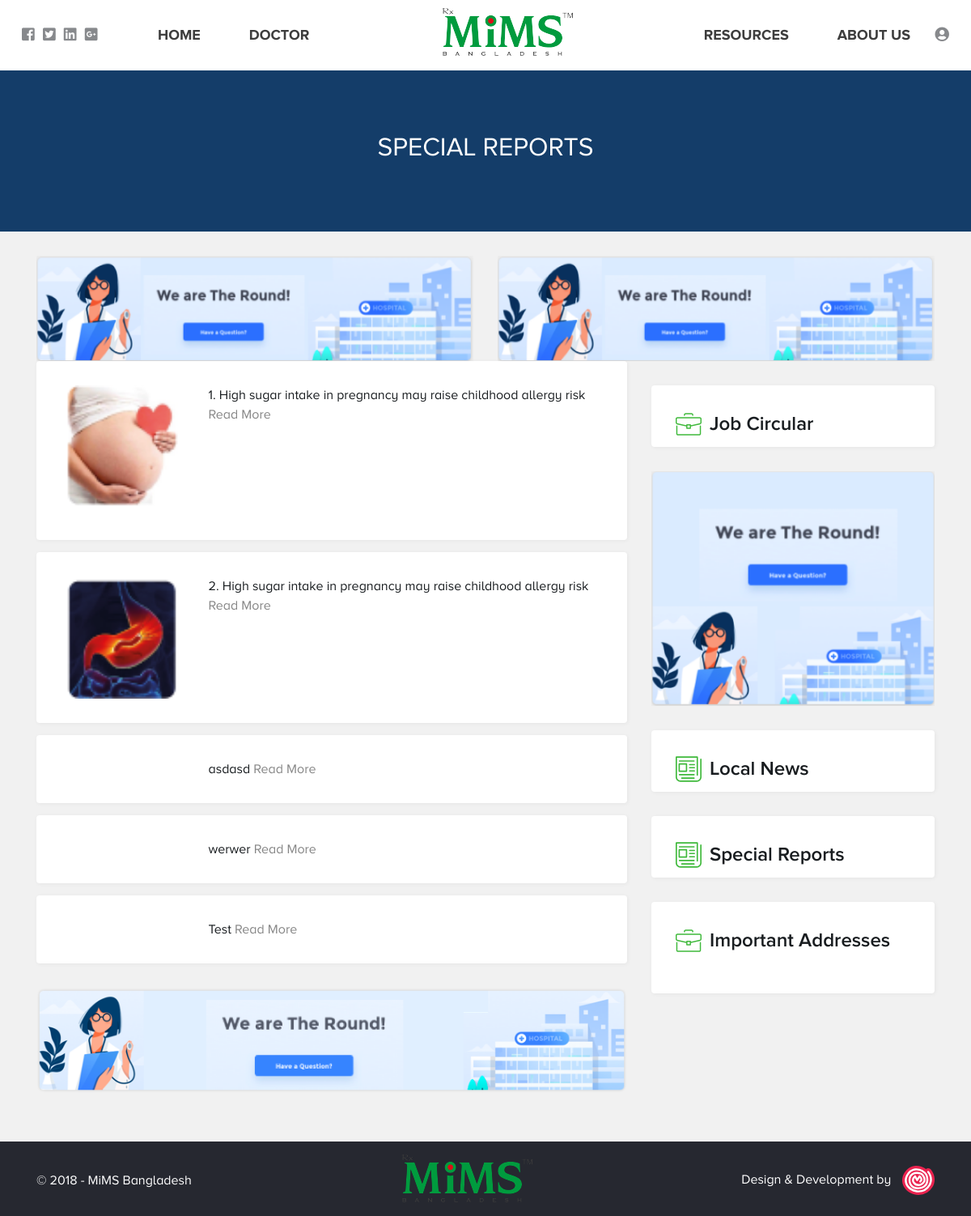
/index.php/specialreports/getAllLocalSpecialReports, run on an earlier commit of the app's database.
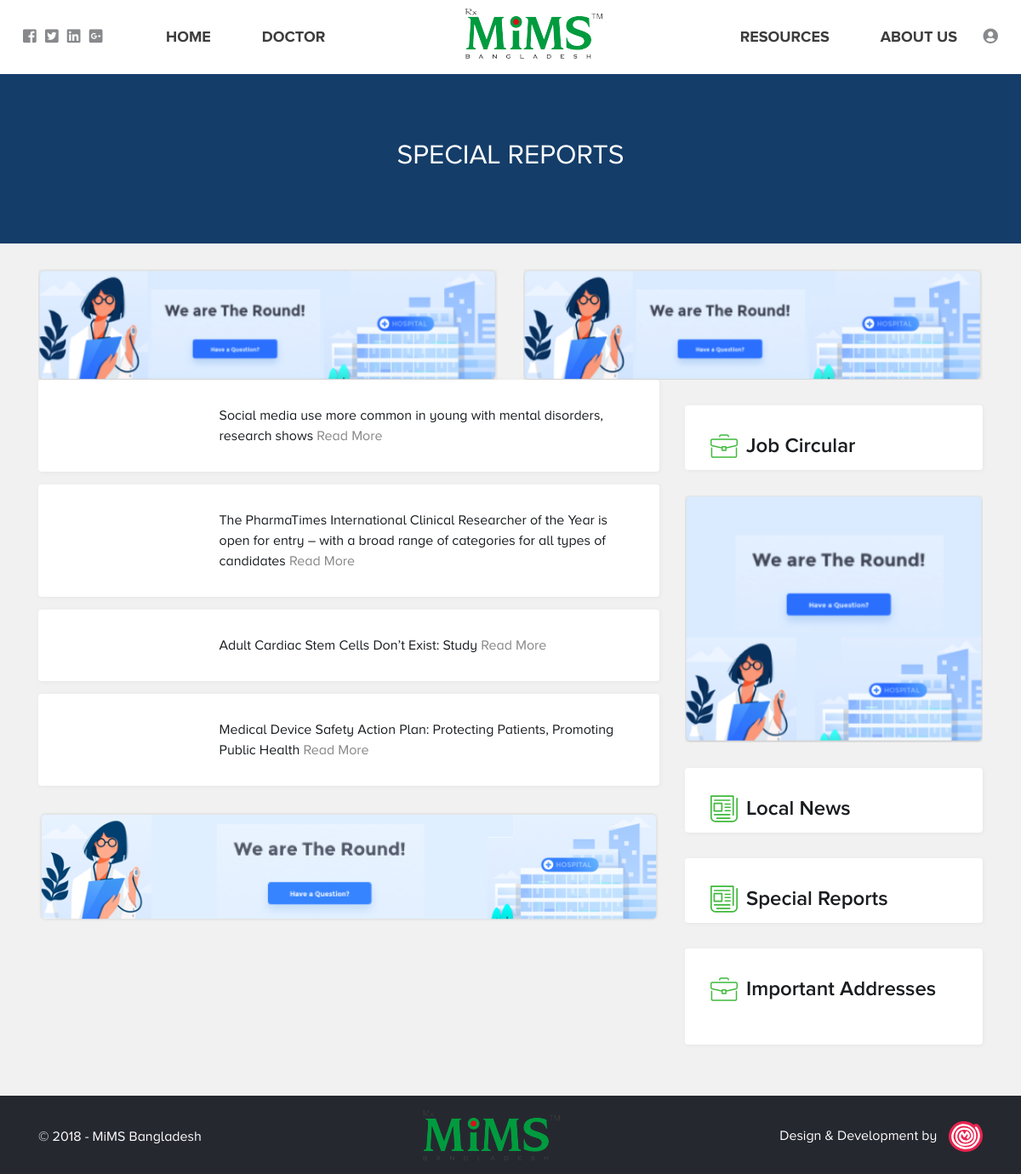
And on a later commit of the database.
### tables this page shows
CREATE TABLE `mims_specialreports` (
  `ID` bigint(20) NOT NULL,
  `Title` varchar(300) NOT NULL,
  `LinkAddress` varchar(300) NOT NULL,
  `ImagePath` varchar(300) DEFAULT NULL,
  `LastUpdate` timestamp NOT NULL DEFAULT CURRENT_TIMESTAMP,
  `CreatedBy` bigint(20) NOT NULL,
  `IsActive` tinyint(1) NOT NULL DEFAULT '1'
);

### application/controllers/SpecialReports.php (called while the page is built, shortened)
<?php defined('BASEPATH') OR exit('No direct script access allowed');
class SpecialReports extends CI_Controller {
    public function __construct() {
        $this->load->model('SpecialReports_model');
    }
    public function getAllLocalSpecialReports() {
        $data = array();
        list($data['AllSpecialReports'], $data['TotalSpecialReport']) = $this->SpecialReports_model->getAllActiveSpecialReports();
        $this->load->view('front-end/header');
        $this->load->view('js/frontend-common-script');
        $this->load->view('js/frontend-special-report-script');
        $this->load->view('front-end/local-special-reports', $data);
        $this->load->view('front-end/footer');
    }
}

### index.php (called while the page is built, shortened)
<?php
require_once BASEPATH.'core/CodeIgniter.php';

### application/models/SpecialReports_model.php (called while the page is built, shortened)
<?php if ( ! defined('BASEPATH')) exit('No direct script access allowed');
class SpecialReports_model extends GeneralData_model {
    public function getAllActiveSpecialReports() {
        $this->db->select('sr.ID, sr.Title, sr.LinkAddress, sr.ImagePath, sr.IsActive');
        $this->db->from('specialreports AS sr');
        $this->db->where('sr.IsActive', 1);
        $this->db->limit(config_item('per_page_special_report_number'));
        $special_report = $this->db->get()->result_array();
        $this->db->select('sr.ID');
        $this->db->from('specialreports AS sr');
        $this->db->where('sr.IsActive', 1);
        $result = $this->db->get()->result_array();
        return array($special_report, count($result));
    }
}

### application/views/front-end/local-special-reports.php (the view, shortened to what this page needs)
<div class="banner title-banner d-md-flex d-none">
    <h2>Special Reports</h2>
</div>
<div class="container">
    <div class="row">
        <div class="col-md-6 col-12">
            <div class="in-page-advert special-report-advert-top-left">
                <img src="<?php echo base_url();?>application/views/images/add-6.png" alt="">
            </div>
        </div>
        <div class="col-md-6 col-12">
            <div class="in-page-advert special-report-advert-top-right">
                <img src="<?php echo base_url();?>application/views/images/add-6.png" alt="">
            </div>
        </div>
    </div>
</div>
<div class="container">
    <div class="row">
        <div class="col-md-8 col-12">
            <div class="special-report-list container">
                <?php
                foreach ($AllSpecialReports AS $report) {
                    echo '<div class="news-item row">
                    <div class="news-thumb col-3">
                        <img src="'.base_url('SpecialReportImages/'.$report['ImagePath']).'" alt="">
                    </div>
                    <div class="news-info col-9">
                        <a class="news-title" href="'.$report['LinkAddress'].'" target="_blank">'.$report['Title'].'</a>
                        <a href="'.$report['LinkAddress'].'" target="_blank" class="read-more">Read More</a>
                    </div>
                </div>';
                }
                ?>
            </div>
            <div class="in-page-advert special-report-advert-bottom">
                <img src="<?php echo base_url();?>application/views/images/add-12.png" alt="">
            </div>
        </div>
        <div class="col-md-4 col-12">
            <div class="container">
                <div class="row">
                    <div class="content-section col-12" style="padding: 0; height: auto; max-height: none;">
                        <div class="section-header own-pad">
                            <span><img src="<?php echo base_url();?>application/views/images/icons/briefcase.svg" alt="*"></span>Job Circular
                        </div>
                    </div>
                </div>
                <div class="row">
                    <div class="in-page-advert side-col special-report-sidebar-advert">
                        <img src="<?php echo base_url();?>application/views/images/add-4.png" alt="">
                    </div>
                </div>
                <div class="row">
                    <div class="content-section col-12" style="padding: 0; height: auto; max-height: none;">
                        <div class="section-header own-pad">
                            <span><img src="<?php echo base_url();?>application/views/images/icons/newspaper.svg" alt="*"></span>Local News
                        </div>
                    </div>
                </div>
                <div class="row">
                    <div class="content-section col-12" style="padding: 0; height: auto; max-height: none;">
                        <div class="section-header own-pad">
                            <span><img src="<?php echo base_url();?>application/views/images/icons/newspaper.svg" alt="*"></span>Special Reports
                        </div>
                    </div>
                </div>
                <div class="row">
                    <div class="content-section col-12" style="padding: 0; max-height: none;">
                        <div class="section-header own-pad">
                            <span><img src="<?php echo base_url();?>application/views/images/icons/briefcase.svg" alt="*"></span>Important Addresses
                        </div>
                        <ul class="address-list sidebar-assress"></ul>
                    </div>
                </div>
            </div>
        </div>
    </div>
</div>

### application/views/front-end/header.php (shortened to what this page needs)
<!DOCTYPE html>
<html lang="en">
<head>
    <link rel="stylesheet" href="https://maxcdn.bootstrapcdn.com/bootstrap/4.0.0/css/bootstrap.min.css">
    <link rel="stylesheet" href="https://use.fontawesome.com/releases/v5.3.1/css/all.css">
    <link rel="stylesheet" href="https://use.fontawesome.com/releases/v5.3.1/css/all.css">
    <link rel="stylesheet" type="text/css" href="https://cdnjs.cloudflare.com/ajax/libs/slick-carousel/1.9.0/slick.min.css" />
    <link rel="stylesheet" type="text/css" href="https://cdnjs.cloudflare.com/ajax/libs/slick-carousel/1.9.0/slick-theme.min.css" />
    <link rel="stylesheet" href="<?php echo base_url();?>application/views/css/imageviewer.css">
    <link rel="stylesheet" href="<?php echo base_url();?>application/views/css/fonts/fonts.min.css">
    <link rel="stylesheet" href="<?php echo base_url();?>application/views/css/base.css">
</head>
<body>
<nav class="navbar navbar-expand-lg navbar-light justify-content-between home-top-nav">
    <a class="navbar-brand-centered" href="<?php echo site_url()?>">
        <img id="logo" src="<?php echo base_url().'application/views/';?>images/green-logo.png" alt="">
    </a>
    <div class="collapse navbar-collapse" id="navbarMenu">
        <div class="container d-flex justify-content-between navbar-container">
            <ul class="navbar-nav mr-auto mt-2 mt-lg-0 main-menu">
                <li id="mainMenuHome" class="nav-item">
                    <a class="nav-link mims-nav-link home-link" href="<?php echo site_url();?>">Home</a>
                </li>
                <li id="mainMenuDoctor" class="nav-item">
                    <a class="nav-link mims-nav-link doctor-link" href="<?php echo site_url('Doctor/getAllDoctorInformation');?>">Doctor</a>
                </li>
            </ul>
            <ul class="navbar-nav main-menu">
                <li class="nav-item" id="mainMenuResource">
                    <a class="nav-link mims-nav-link resources-link" href="<?php echo site_url('Resource/getAllActiveResourceInformation');?>">Resources</a>
                </li>
                <li class="nav-item" id="mainMenuAbout">
                    <a class="nav-link mims-nav-link about-link" href="<?php echo site_url('StaticInfo/showAboutUs');?>">About Us</a>
                </li>
            </ul>
            <div class="left-links">
                <a href="#" class="side-link"><i class="fab fa-facebook-square"></i></a>
                <a href="#" class="side-link"><i class="fab fa-twitter-square"></i></a>
                <a href="#" class="side-link"><i class="fab fa-linkedin"></i></a>
                <a href="#" class="side-link"><i class="fab fa-google-plus-square"></i></a>
            </div>
            <div class="right-links">
                <a href="#" class="side-link"><i class="fas fa-user-circle"></i></a>
            </div>
        </div>
    </div>
</nav>

### application/views/front-end/footer.php (shortened to what this page needs)
<footer>
    <div class="container d-flex justify-content-between align-items-center footer-wrapper">
        <p>© 2018 - MiMS Bangladesh</p>
        <div class="footer-logo logo-middle">
            <a href="<?php echo site_url()?>"><img id="footerLogo" src="<?php echo base_url().'application/views/';?>images/green-logo.png" alt=""></a>
        </div>
        <p>Design & Development by <a href="https://studiomaqs.com/index.html" target="_blank"><img class="dev-logo" src="<?php echo base_url().'application/views/';?>images/logo/studiomaqs_logo.svg"></a></p>
    </div>
</footer>
</body>
</html>

### application/views/css/base.css (style rules this page uses)
:root { --font-size-regular: 16px; --font-size-medium: 18px; --font-size-header: 24px; --font-size-text: 14px; --font-size-small: 12px; --brand-color: #009b3e; --theme-color-primary: #3fb93b; --theme-color-dark: #005335; --theme-color-red: #ed1b25; --title-color: #191d20; --sub-title-color: #585858; --text-color: #868686; --text-color-white: #ffffff; --text-color-light-gray: #9b9b9b; --th-color: #eeeeee; --body-bg: #f1f1f1; --section-bg: #ffffff; --seconday-bg: #143d69; --footer-bg: #262830; --disabled-btn-bg: #d1d1d1; --social-links-color: #87898C; --medium-border-color: #dddddd; --light-border-color: #e1e1e1; --lighter-border-color: #f1f1f1; --font-regular: 'Proxima Nova', Georgia, sans-serif; --font-light: 'proxima_nova_ltthin', Georgia, sans-serif; --font-medium: 'proxima_nova_ltsemibold', Georgia, sans-serif; --font-bold: 'proxima_nova_altbold', Georgia, sans-serif; --font-black: 'proxima_nova_altblack', Georgia, sans-serif; --section-box-shadow: 1px 1px 5px rgba(0, 0, 0, 0.05); }
body { background-color: var(--body-bg); font-family: var(--font-regular); }
.navbar { position: relative; background-color: var(--section-bg); padding-top: 20px; padding-bottom: 20px; }
.navbar-brand-centered { position: absolute; top: 10px; left: calc(50% - 54px); }
#logo { height: 59px; width: auto; }
.mims-nav-link { text-transform: uppercase; color: #3d3d3d !important; font-size: var(--font-size-medium); padding: 10px 30px !important; font-family: var(--font-bold); }
.mims-nav-link.home-link { margin-left: 120px !important; }
.left-links, .right-links { position: absolute; top: 30px; }
.left-links { left: 24px; }
.right-links { right: 24px; }
.side-link { color: var(--social-links-color); font-size: var(--font-size-medium); margin: 0 3px; }
.banner { height: 500px; width: 100%; display: flex; justify-content: center; align-items: center; background-position: bottom center; background-color: var(--seconday-bg); background-size: cover; }
.title-banner { height: 199px; }
.title-banner h2 { font-family: var(--font-regular); text-transform: uppercase; color: var(--text-color-white); }
.in-page-advert { height: 130px; width: 100%; margin-top: 30px; }
.in-page-advert.side-col { height: auto; }
.in-page-advert img { height: 100%; width: 100%; }
.content-section { background-color: var(--section-bg); padding: 24px; margin-top: 30px; max-height: 430px; border-radius: 4px; box-shadow: var(--section-box-shadow); }
.section-header { font-family: var(--font-medium); color: var(--title-color); font-size: var(--font-size-header); margin-bottom: 0px; padding: 10px; }
.section-header.own-pad { padding: 30px 30px 10px 30px; }
.section-header span img { height: 32px; width: auto; margin-right: 10px; position: relative; top: -1px; }
.address-list { padding-left: 30px; padding-bottom: 37px; margin-bottom: 0; }
.news-item { padding: 30px; margin-bottom: 15px; background-color: var(--section-bg); border-radius: 4px; box-shadow: var(--section-box-shadow); }
.news-item .news-thumb { padding-left: 0; }
.news-item .news-info .news-title { margin-top: 0; margin-bottom: 15px; line-height: 1.2em; color: var(--title-color); }
.news-item .news-info .read-more { color: var(--text-color); }
footer { background-color: var(--footer-bg); padding: 10px 0; margin-top: 60px; }
footer p { color: var(--text-color-white); margin-top: 20px; }
.footer-logo.logo-middle { display: block; }
footer p .dev-logo { height: 36px; width: auto; margin-left: 10px; }
.news-item .news-thumb img { width: 100%; height: auto; }

What changed in the data, as far as the page shows it:
removed mims_specialreports: ImagePath (picture), Title "1. High sugar intake in pregnancy may raise childhood allergy risk"
removed mims_specialreports: ImagePath (picture), Title "2. High sugar intake in pregnancy may raise childhood allergy risk"
removed mims_specialreports: Title "asdasd"
removed mims_specialreports: Title "werwer"
removed mims_specialreports: Title "Test"
added mims_specialreports: Title "Social media use more common in young with mental disorders, research shows"
added mims_specialreports: Title "The PharmaTimes International Clinical Researcher of the Year is open for entry – with a broad range of categories for all types of candidates"
added mims_specialreports: Title "Adult Cardiac Stem Cells Don’t Exist: Study"
added mims_specialreports: Title "Medical Device Safety Action Plan: Protecting Patients, Promoting Public Health"
